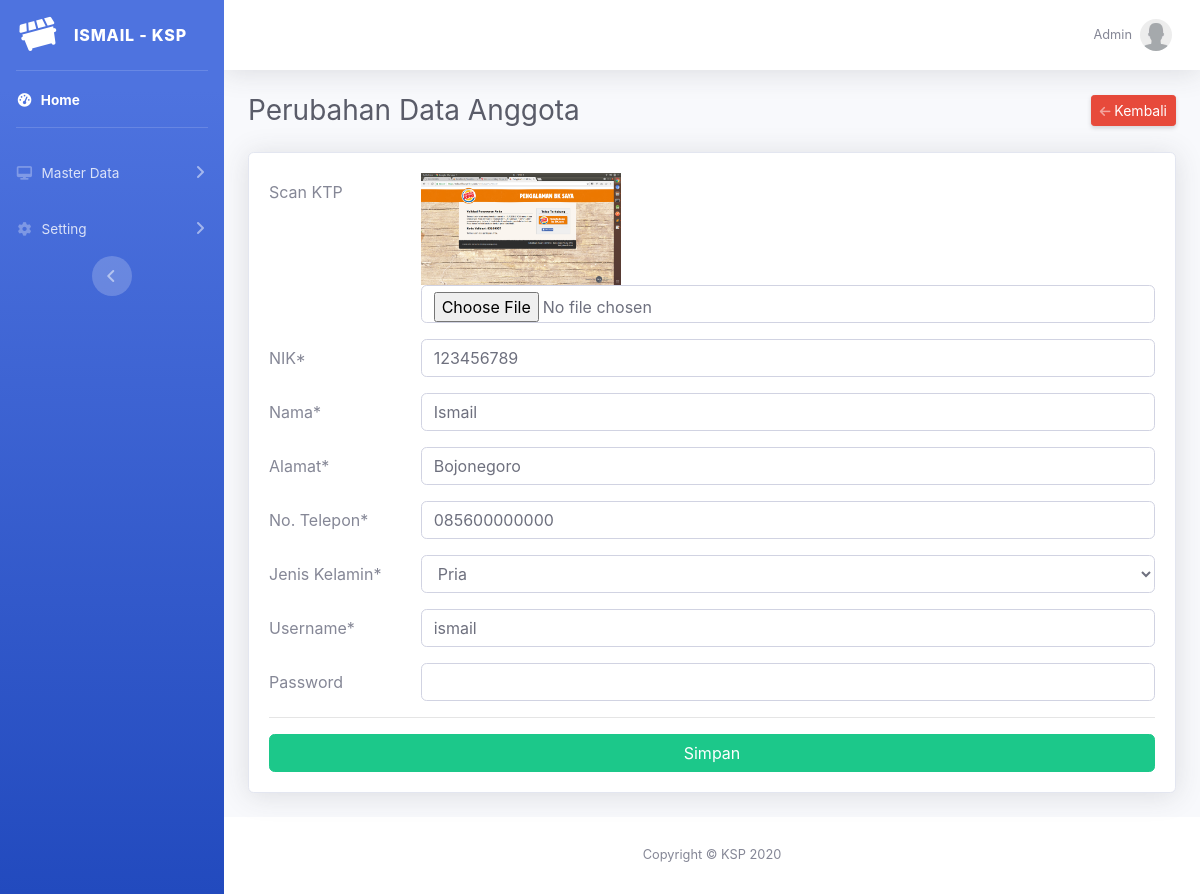
/mas_anggota_update.php?id=1 (signed in), run on the app's committed database.
### tables this page shows
CREATE TABLE `anggota` (
  `id` int(11) NOT NULL,
  `ktp` text NOT NULL,
  `nik` varchar(25) NOT NULL,
  `nama` varchar(25) NOT NULL,
  `alamat` text NOT NULL,
  `telepon` varchar(15) NOT NULL,
  `jk` varchar(10) NOT NULL,
  `username` varchar(25) NOT NULL,
  `password` text NOT NULL,
  `status` int(11) NOT NULL DEFAULT '1'
);

### mas_anggota_update.php (the view, shortened to what this page needs)
<?php
    include "header.php";
    $id = mysqli_escape_string($con, $_GET['id']);
    $qry = "SELECT * FROM anggota WHERE id = '$id'";
    $sql = mysqli_query($con, $qry) or die(mysqli_error($con));
    $isi = mysqli_fetch_assoc($sql);
?>
<div class="container-fluid">
    <div class="d-sm-flex align-items-center justify-content-between mb-4">
        <h1 class="h3 mb-0 text-gray-800">Perubahan Data Anggota</h1>
        <a href="mas_anggota.php" class="d-none d-sm-inline-block btn btn-sm btn-danger shadow-sm"><i class="fas fa-arrow-left fa-sm text-white-50"></i> Kembali</a>
    </div>
    <div class="card shadow mb-4">
        <div class="card-body">
            <form action="simpan_anggota.php" method="post" enctype="multipart/form-data">
                <div class="form-group row">
                    <label class="col-sm-2 col-form-label">Scan KTP</label>
                    <div class="col-sm-10">
                        <img src="img/<?php echo $isi['ktp']; ?>" style="width: 200px; height: auto">
                        <input type="file" class="form-control" id="ktp" name="ktp">
                    </div>
                </div>
                <div class="form-group row">
                    <label class="col-sm-2 col-form-label">NIK*</label>
                    <div class="col-sm-10">
                        <input type="text" class="form-control" id="nik" name="nik" value="<?php echo $isi['nik']; ?>" required>
                    </div>
                </div>
                <div class="form-group row">
                    <label class="col-sm-2 col-form-label">Nama*</label>
                    <div class="col-sm-10">
                        <input type="text" class="form-control" id="nama" name="nama" value="<?php echo $isi['nama']; ?>" required>
                    </div>
                </div>
                <div class="form-group row">
                    <label class="col-sm-2 col-form-label">Alamat*</label>
                    <div class="col-sm-10">
                        <input type="text" class="form-control" id="alamat" name="alamat" value="<?php echo $isi['alamat']; ?>" required>
                    </div>
                </div>
                <div class="form-group row">
                    <label class="col-sm-2 col-form-label">No. Telepon*</label>
                    <div class="col-sm-10">
                        <input type="text" class="form-control" id="telepon" name="telepon" value="<?php echo $isi['telepon']; ?>" required>
                    </div>
                </div>
                <div class="form-group row">
                    <label class="col-sm-2 col-form-label">Jenis Kelamin*</label>
                    <div class="col-sm-10">
                        <select class="form-control" id="jk" name="jk">
                            <option value="Pria">Pria</option>
                        </select>
                    </div>
                </div>
                <div class="form-group row">
                    <label class="col-sm-2 col-form-label">Username*</label>
                    <div class="col-sm-10">
                        <input type="text" class="form-control" id="username" name="username" value="<?php echo $isi['username']; ?>" required>
                    </div>
                </div>
                <div class="form-group row">
                    <label class="col-sm-2 col-form-label">Password</label>
                    <div class="col-sm-10">
                        <input type="password" class="form-control" id="password" name="password">
                    </div>
                </div>
                <hr>
                <button type="submit" class="btn btn-success btn-user btn-block">
                    Simpan
                </button>
            </form>
        </div>
    </div>
</div>
<?php include "footer.php"; ?>

### data on the page
anggota: ktp (picture), nik "123456789", nama "Ismail", alamat "Bojonegoro", telepon "085600000000", username "ismail"

### other printed values
$_SESSION['auth_name'] "Admin"
